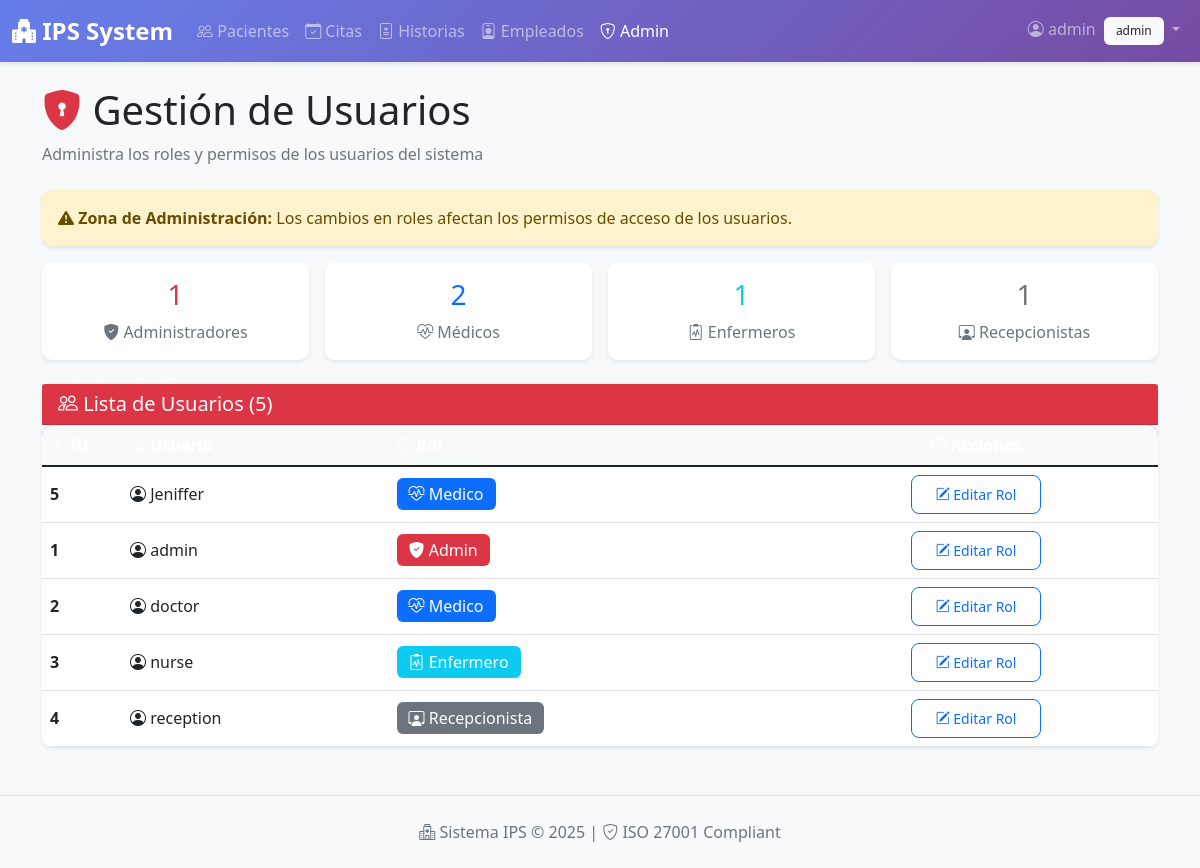
The app's page /admin/users (signed in) with its own data.
### app/models.py (models this page shows, shortened)
class User(UserMixin, db.Model):
    id = db.Column(db.Integer, primary_key=True)
    username = db.Column(db.String(100), unique=True, nullable=False)
    password_hash = db.Column(db.String(128))
    email = db.Column(db.String(120), nullable=True)
    role = db.Column(db.String(50), default='recepcionista', nullable=False)  # admin, medico, recepcionista, enfermero
    failed_login_attempts = db.Column(db.Integer, default=0)
    locked_until = db.Column(db.DateTime, nullable=True)
    def has_role(self, role: str) -> bool:
        return self.role == role

### app/admin/routes.py (the view)
@admin_bp.route('/users')
@login_required
@require_role('admin')
def list_users():
    users = User.query.order_by(User.username).all()
    return render_template('admin/users.html', users=users, title='Gestión de Usuarios')

### app/auth/__init__.py (called while the page is built)
@auth_bp.before_app_request
def before_request():
    pass

### app/infrastructure/security/access_control.py (called while the page is built)
def require_role(role):
    def decorator(f):
        @wraps(f)
        def decorated_function(*args, **kwargs):
            if not current_user.is_authenticated:
                flash('Por favor inicia sesión para acceder.')
                return redirect(url_for('auth.login'))
            if not current_user.has_role(role):
                flash(f'Acceso denegado. Se requiere rol: {role}')
                abort(403)
            return f(*args, **kwargs)
        return decorated_function
    return decorator

### app/templates/admin/users.html
{% extends "base.html" %}
{% block content %}
<div class="container mt-4">
    <div class="mb-4">
        <h1 class="display-6"><i class="bi bi-shield-lock-fill text-danger"></i> Gestión de Usuarios</h1>
        <p class="text-muted">Administra los roles y permisos de los usuarios del sistema</p>
    </div>
    <div class="alert alert-warning" role="alert">
        <i class="bi bi-exclamation-triangle-fill"></i>
        <strong>Zona de Administración:</strong> Los cambios en roles afectan los permisos de acceso de los usuarios.
    </div>
    <div class="row g-3 mb-4">
        <div class="col-md-3">
            <div class="card text-center shadow-sm border-danger">
                <div class="card-body">
                    <h3 class="text-danger">{{ users|selectattr('role', 'equalto', 'admin')|list|length }}</h3>
                    <p class="text-muted mb-0"><i class="bi bi-shield-fill-check"></i> Administradores</p>
                </div>
            </div>
        </div>
        <div class="col-md-3">
            <div class="card text-center shadow-sm border-primary">
                <div class="card-body">
                    <h3 class="text-primary">{{ users|selectattr('role', 'equalto', 'medico')|list|length }}</h3>
                    <p class="text-muted mb-0"><i class="bi bi-heart-pulse"></i> Médicos</p>
                </div>
            </div>
        </div>
        <div class="col-md-3">
            <div class="card text-center shadow-sm border-info">
                <div class="card-body">
                    <h3 class="text-info">{{ users|selectattr('role', 'equalto', 'enfermero')|list|length }}</h3>
                    <p class="text-muted mb-0"><i class="bi bi-clipboard2-pulse"></i> Enfermeros</p>
                </div>
            </div>
        </div>
        <div class="col-md-3">
            <div class="card text-center shadow-sm border-secondary">
                <div class="card-body">
                    <h3 class="text-secondary">{{ users|selectattr('role', 'equalto', 'recepcionista')|list|length }}</h3>
                    <p class="text-muted mb-0"><i class="bi bi-person-workspace"></i> Recepcionistas</p>
                </div>
            </div>
        </div>
    </div>
    <div class="card shadow-sm">
        <div class="card-header bg-danger text-white">
            <h5 class="mb-0"><i class="bi bi-people"></i> Lista de Usuarios ({{ users|length }})</h5>
        </div>
        <div class="card-body p-0">
            <div class="table-responsive">
                <table class="table table-hover mb-0">
                    <thead class="table-light">
                        <tr>
                            <th scope="col" width="80"><i class="bi bi-hash"></i> ID</th>
                            <th scope="col"><i class="bi bi-person"></i> Usuario</th>
                            <th scope="col"><i class="bi bi-shield"></i> Rol</th>
                            <th scope="col" class="text-center"><i class="bi bi-gear"></i> Acciones</th>
                        </tr>
                    </thead>
                    <tbody>
                        {% for user in users %}
                        <tr>
                            <td class="align-middle"><strong>{{ user.id }}</strong></td>
                            <td class="align-middle">
                                <i class="bi bi-person-circle"></i> {{ user.username }}
                            </td>
                            <td class="align-middle">
                                <span class="badge
                                    {% if user.role == 'admin' %}bg-danger
                                    {% elif user.role == 'medico' %}bg-primary
                                    {% elif user.role == 'enfermero' %}bg-info
                                    {% else %}bg-secondary{% endif %} fs-6">
                                    {% if user.role == 'admin' %}<i class="bi bi-shield-fill-check"></i>
                                    {% elif user.role == 'medico' %}<i class="bi bi-heart-pulse"></i>
                                    {% elif user.role == 'enfermero' %}<i class="bi bi-clipboard2-pulse"></i>
                                    {% else %}<i class="bi bi-person-workspace"></i>{% endif %}
                                    {{ user.role|capitalize }}
                                </span>
                            </td>
                            <td class="align-middle text-center">
                                <a href="{{ url_for('admin.edit_user', user_id=user.id) }}"
                                   class="btn btn-sm btn-outline-primary">
                                    <i class="bi bi-pencil-square"></i> Editar Rol
                                </a>
                            </td>
                        </tr>
                        {% endfor %}
                    </tbody>
                </table>
            </div>
        </div>
    </div>
</div>
{% endblock %}

### app/templates/base.html (shortened to what this page needs)
<!DOCTYPE html>
<html lang="es">
<head>
    <link href="https://cdn.jsdelivr.net/npm/bootstrap@5.1.3/dist/css/bootstrap.min.css" rel="stylesheet">
    <link rel="stylesheet" href="https://cdn.jsdelivr.net/npm/bootstrap-icons@1.8.0/font/bootstrap-icons.css">
    <link rel="stylesheet" href="{{ url_for('static', filename='css/custom.css') }}">
</head>
<body>
    <nav class="navbar navbar-expand-lg navbar-dark" style="background: linear-gradient(135deg, #667eea 0%, #764ba2 100%);">
        <div class="container-fluid">
            <a class="navbar-brand" href="{{ url_for('main.index') }}">
                <i class="bi bi-hospital-fill"></i> IPS System
            </a>
            <div class="collapse navbar-collapse" id="navbarNav">
                <ul class="navbar-nav me-auto">
                    {% if current_user.is_authenticated %}
                        <li class="nav-item">
                            <a class="nav-link {% if request.endpoint == 'patients.index' %}active{% endif %}" href="{{ url_for('patients.index') }}">
                                <i class="bi bi-people"></i> Pacientes
                            </a>
                        </li>
                        {% if has_endpoint('appointments.index') %}
                        <li class="nav-item">
                            <a class="nav-link {% if request.endpoint and 'appointments' in request.endpoint %}active{% endif %}" href="{{ url_for('appointments.index') }}">
                                <i class="bi bi-calendar-check"></i> Citas
                            </a>
                        </li>
                        {% endif %}
                        {% if has_endpoint('records.list_records') %}
                        <li class="nav-item">
                            <a class="nav-link {% if request.endpoint and 'records' in request.endpoint %}active{% endif %}" href="{{ url_for('records.list_records') }}">
                                <i class="bi bi-file-medical"></i> Historias
                            </a>
                        </li>
                        {% endif %}
                        {% if has_endpoint('employees.index') %}
                        <li class="nav-item">
                            <a class="nav-link {% if request.endpoint and 'employees' in request.endpoint %}active{% endif %}" href="{{ url_for('employees.index') }}">
                                <i class="bi bi-person-badge"></i> Empleados
                            </a>
                        </li>
                        {% endif %}
                        {% if current_user.has_role('admin') and has_endpoint('admin.list_users') %}
                        <li class="nav-item">
                            <a class="nav-link {% if request.endpoint and 'admin' in request.endpoint %}active{% endif %}" href="{{ url_for('admin.list_users') }}">
                                <i class="bi bi-shield-lock"></i> Admin
                            </a>
                        </li>
                        {% endif %}
                    {% endif %}
                </ul>
                <ul class="navbar-nav">
                    {% if current_user.is_authenticated %}
                        <li class="nav-item dropdown">
                            <a class="nav-link dropdown-toggle" href="#" id="userDropdown" role="button" data-bs-toggle="dropdown">
                                <i class="bi bi-person-circle"></i> {{ current_user.username }}
                                <span class="badge bg-light text-dark ms-1">{{ current_user.role }}</span>
                            </a>
                        </li>
                    {% endif %}
                </ul>
            </div>
        </div>
    </nav>
    <main class="fade-in">
        {% block content %}{% endblock %}
    </main>
    <footer class="mt-5 py-4 bg-light border-top">
        <div class="container text-center text-muted">
            <p class="mb-0">
                <i class="bi bi-hospital"></i> Sistema IPS &copy; 2025 |
                <i class="bi bi-shield-check"></i> ISO 27001 Compliant
            </p>
        </div>
    </footer>
</body>
</html>

### app/static/css/custom.css (style rules this page uses)
:root { --primary-gradient: linear-gradient(135deg, #667eea 0%, #764ba2 100%); --success-gradient: linear-gradient(135deg, #11998e 0%, #38ef7d 100%); --info-gradient: linear-gradient(135deg, #3a7bd5 0%, #00d2ff 100%); --warning-gradient: linear-gradient(135deg, #f093fb 0%, #f5576c 100%); }
body { font-family: 'Segoe UI', Tahoma, Geneva, Verdana, sans-serif; background-color: #f8f9fa; }
.navbar { box-shadow: 0 2px 4px rgba(0,0,0,0.1); }
.navbar-brand { font-weight: bold; font-size: 1.5rem; }
.card { border: none; border-radius: 10px; transition: all 0.3s ease; }
.btn { border-radius: 8px; padding: 0.5rem 1.5rem; font-weight: 500; transition: all 0.3s ease; }
.table { border-radius: 10px; overflow: hidden; }
.table thead { background: linear-gradient(135deg, #667eea 0%, #764ba2 100%); color: white; }
.badge { padding: 0.5rem 0.75rem; border-radius: 6px; font-weight: 500; }
.alert { border-radius: 10px; border: none; box-shadow: 0 2px 4px rgba(0,0,0,0.1); }
.fade-in { animation: fadeIn 0.5s ease-in; }

### records on screen
User: username "admin", role "admin", id "1", role "Admin"
User: id "5", username "Jeniffer", role "Medico"
User: id "2", username "doctor", role "Medico"
User: id "3", username "nurse", role "Enfermero"
User: id "4", username "reception", role "Recepcionista"

### other values on screen
{{ users|selectattr('role', 'equalto', 'admin')|list|length }} "1"
{{ users|selectattr('role', 'equalto', 'medico')|list|length }} "2"
{{ users|selectattr('role', 'equalto', 'enfermero')|list|length }} "1"
{{ users|selectattr('role', 'equalto', 'recepcionista')|list|length }} "1"
{{ users|length }} "5"
